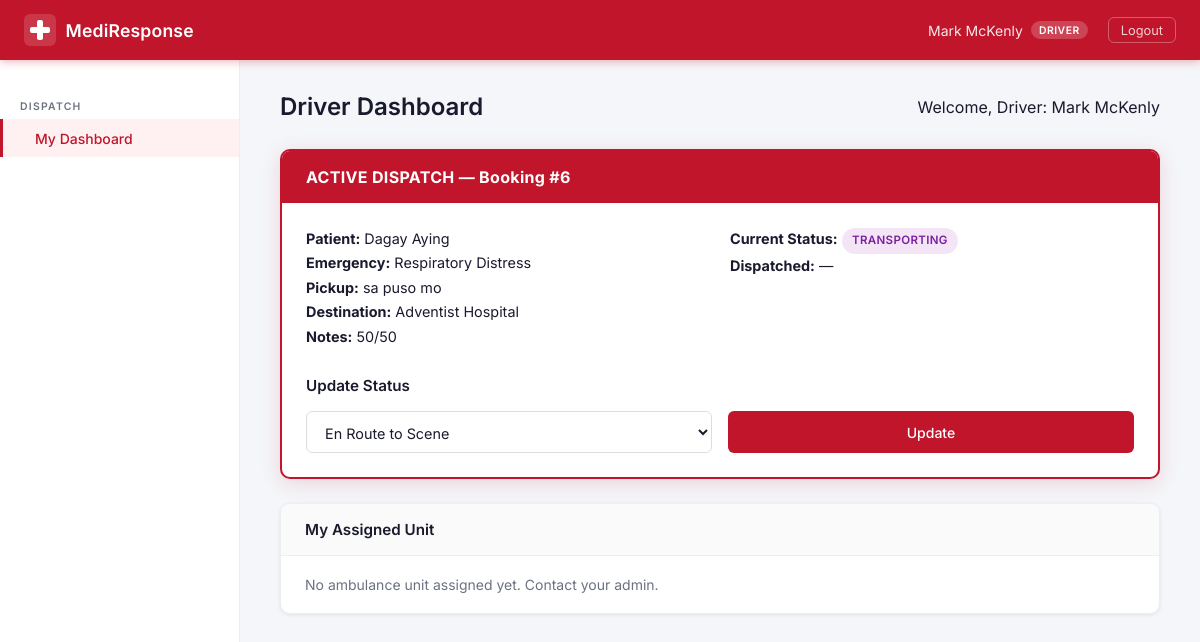
Page /driver/dashboard/ (signed in) on the committed database.
### booking/models.py (models this page shows, shortened)
class UserProfile(models.Model):
    ROLE_CHOICES = [
        ('admin', 'Admin'),
        ('patient', 'Patient'),
        ('driver', 'Driver'),
    ]
    user = models.OneToOneField(
        User,
        on_delete=models.CASCADE,   # If the user is deleted, delete the profile too
        related_name='profile'      # Access via: user.profile
    )
    role = models.CharField(max_length=20, choices=ROLE_CHOICES, default='patient')
    phone = models.CharField(max_length=20, blank=True)

class Driver(models.Model):
    user = models.OneToOneField(User, on_delete=models.CASCADE, related_name='driver_profile')
    license_number = models.CharField(max_length=50)
    contact_number = models.CharField(max_length=20)
    assigned_ambulance = models.OneToOneField(
        Ambulance,
        on_delete=models.SET_NULL,
        null=True,
        blank=True,
        related_name='assigned_driver'
    )
    is_available = models.BooleanField(default=True)
    def __str__(self):
        return f"Driver: {self.user.get_full_name() or self.user.username}"

class Booking(models.Model):
    STATUS_CHOICES = [
        ('pending', 'Pending'),
        ('dispatched', 'Dispatched'),
        ('en_route', 'En Route'),
        ('arrived', 'Arrived at Scene'),
        ('transporting', 'Transporting'),
        ('completed', 'Completed'),
        ('cancelled', 'Cancelled'),
    ]
    patient = models.ForeignKey(
        User,
        on_delete=models.CASCADE,
        related_name='bookings'
    )
    pickup_address = models.TextField()
    destination_hospital = models.CharField(max_length=200)
    emergency_type = models.ForeignKey(
        EmergencyType,
        on_delete=models.SET_NULL,
        null=True
    )
    notes = models.TextField(blank=True)
    status = models.CharField(max_length=20, choices=STATUS_CHOICES, default='pending')
    assigned_ambulance = models.ForeignKey(
        Ambulance,
        on_delete=models.SET_NULL,
        null=True,
        blank=True,
        related_name='bookings'
    )
    assigned_driver = models.ForeignKey(
        Driver,
        on_delete=models.SET_NULL,
        null=True,
        blank=True,
        related_name='bookings'
    )
    requested_time = models.DateTimeField(default=timezone.now)
    dispatched_time = models.DateTimeField(null=True, blank=True)
    completed_time = models.DateTimeField(null=True, blank=True)
    class Meta:
        ordering = ['-requested_time']  # Newest first

class EmergencyType(models.Model):
    name = models.CharField(max_length=100)
    description = models.TextField(blank=True)
    def __str__(self):
        return self.name

### booking/views.py (the view)
        def wrapper(request, *args, **kwargs):
            if not request.user.is_authenticated:
                return redirect('login')
            try:
                if request.user.profile.role == role or request.user.is_superuser:
                    return view_func(request, *args, **kwargs)
            except UserProfile.DoesNotExist:
                pass
            return redirect('forbidden')

### booking/forms.py
class DriverStatusForm(forms.Form):
    STATUS_CHOICES = [
        ('en_route', 'En Route to Scene'),
        ('arrived', 'Arrived at Scene'),
        ('transporting', 'Transporting Patient'),
        ('completed', 'Completed'),
    ]
    status = forms.ChoiceField(choices=STATUS_CHOICES)

### booking/views.py (called while the page is built)
def role_required(role):
    def decorator(view_func):
        def wrapper(request, *args, **kwargs):
            if not request.user.is_authenticated:
                return redirect('login')
            try:
                if request.user.profile.role == role or request.user.is_superuser:
                    return view_func(request, *args, **kwargs)
            except UserProfile.DoesNotExist:
                pass
            return redirect('forbidden')
        wrapper.__name__ = view_func.__name__
        return wrapper
    return decorator

@login_required
@role_required('driver')
def driver_dashboard(request):
    try:
        driver = request.user.driver_profile
    except Driver.DoesNotExist:
        messages.error(request, 'Driver profile not found. Contact admin.')
        return redirect('forbidden')
    active_booking = Booking.objects.filter(
        assigned_driver=driver
    ).exclude(status__in=['completed', 'cancelled']).first()
    form = DriverStatusForm()
    return render(request, 'booking/driver/dashboard.html', {
        'driver': driver,
        'active_booking': active_booking,
        'form': form,
    })

### templates/booking/driver/dashboard.html (shortened to what this page needs)
{% extends "base.html" %}
{% block content %}
<div class="page-header">
    <h1>Driver Dashboard</h1>
    <p>Welcome, {{ driver }}</p>
</div>
{% if active_booking %}
<div class="dispatch-alert">
    <div class="dispatch-alert__header">
        ACTIVE DISPATCH — Booking #{{ active_booking.pk }}
    </div>
    <div class="dispatch-alert__body">
        <div class="detail-grid">
            <div>
                <p><strong>Patient:</strong> {{ active_booking.patient.get_full_name|default:active_booking.patient.username }}</p>
                <p><strong>Emergency:</strong> {{ active_booking.emergency_type }}</p>
                <p><strong>Pickup:</strong> {{ active_booking.pickup_address }}</p>
                <p><strong>Destination:</strong> {{ active_booking.destination_hospital }}</p>
                {% if active_booking.notes %}<p><strong>Notes:</strong> {{ active_booking.notes }}</p>{% endif %}
            </div>
            <div>
                <p><strong>Current Status:</strong>
                    <span class="status-badge status-badge--{{ active_booking.status }}">
                        {{ active_booking.get_status_display }}
                    </span>
                </p>
                <p><strong>Dispatched:</strong> {{ active_booking.dispatched_time|date:"h:i A"|default:"—" }}</p>
            </div>
        </div>
        <div class="status-update-form" style="margin-top: 1.5rem;">
            <h3>Update Status</h3>
            <form method="post" action="{% url 'driver_update_status' active_booking.pk %}">
                <div class="form-row">
                    <div class="form-group">
                        {{ form.status }}
                    </div>
                    <button type="submit" class="btn btn--primary">Update</button>
                </div>
            </form>
        </div>
    </div>
</div>
{% else %}
<div class="empty-state">
    <div class="empty-state__icon">✅</div>
    <h2>No Active Dispatch</h2>
    <p>You currently have no assigned bookings. Stand by.</p>
</div>
{% endif %}
<div class="card" style="margin-top: 1.5rem;">
    <div class="card__header">My Assigned Unit</div>
    <div class="card__body">
        {% if driver.assigned_ambulance %}
        <div class="detail-row"><span>Unit Number</span><strong>{{ driver.assigned_ambulance.unit_number }}</strong></div>
        <div class="detail-row"><span>Plate</span><strong>{{ driver.assigned_ambulance.plate_number }}</strong></div>
        <div class="detail-row"><span>Type</span><strong>{{ driver.assigned_ambulance.get_ambulance_type_display }}</strong></div>
        <div class="detail-row"><span>Unit Status</span>
            <span class="status-badge status-badge--{{ driver.assigned_ambulance.status }}">
                {{ driver.assigned_ambulance.get_status_display }}
            </span>
        </div>
        {% else %}
        <p class="text-muted">No ambulance unit assigned yet. Contact your admin.</p>
        {% endif %}
    </div>
</div>
{% endblock %}

### templates/base.html (shortened to what this page needs)
{% load static %}
<!DOCTYPE html>
<html lang="en">
<head>
    <link rel="stylesheet" href="{% static 'css/style.css' %}">
</head>
<body>
{% if user.is_authenticated %}
<header class="topbar">
    <div class="topbar__left">
        <a href="{% url 'dashboard' %}" class="topbar__brand">
            <svg class="topbar__logo" viewBox="0 0 32 32" fill="none" xmlns="http://www.w3.org/2000/svg">
                <rect width="32" height="32" rx="6" fill="white" fill-opacity="0.15"/>
                <rect x="13" y="6" width="6" height="20" rx="2" fill="white"/>
                <rect x="6" y="13" width="20" height="6" rx="2" fill="white"/>
            </svg>
            <span class="topbar__name">MediResponse</span>
        </a>
    </div>
    <div class="topbar__right">
        <span class="topbar__user">
            {{ user.get_full_name|default:user.username }}
            {% if user.profile %}
            <span class="role-badge role-badge--{{ user.profile.role }}">{{ user.profile.role|capfirst }}</span>
            {% endif %}
        </span>
        <form method="post" action="{% url 'logout' %}" style="display:inline;">
    <button type="submit" class="topbar__logout">Logout</button>
</form>
    </div>
</header>
<div class="layout">
    <aside class="sidebar" id="sidebar">
        <nav class="sidebar__nav">
            {% if user.is_superuser or user.profile.role == 'admin' %}
            <p class="sidebar__section-label">Dispatch</p>
            <a href="{% url 'admin_dashboard' %}" class="sidebar__link {% if request.resolver_match.url_name == 'admin_dashboard' %}active{% endif %}">
                <span class="sidebar__icon"></span> Dashboard
            </a>
            <a href="{% url 'admin_bookings_list' %}" class="sidebar__link {% if 'bookings' in request.resolver_match.url_name %}active{% endif %}">
                <span class="sidebar__icon"></span> All Bookings
            </a>
            <p class="sidebar__section-label">Fleet</p>
            <a href="{% url 'admin_fleet' %}" class="sidebar__link {% if 'fleet' in request.resolver_match.url_name %}active{% endif %}">
                <span class="sidebar__icon"></span> Ambulance Fleet
            </a>
            <a href="{% url 'admin_drivers' %}" class="sidebar__link {% if request.resolver_match.url_name == 'admin_drivers' %}active{% endif %}">
                <span class="sidebar__icon"></span> Drivers
            </a>
            <p class="sidebar__section-label">Records</p>
            <a href="{% url 'admin_patients' %}" class="sidebar__link {% if request.resolver_match.url_name == 'admin_patients' %}active{% endif %}">
                <span class="sidebar__icon"></span> Patients
            </a>
            <a href="{% url 'admin_reports' %}" class="sidebar__link {% if request.resolver_match.url_name == 'admin_reports' %}active{% endif %}">
                <span class="sidebar__icon"></span> Reports
            </a>
            {% elif user.profile.role == 'driver' %}
            <p class="sidebar__section-label">Dispatch</p>
            <a href="{% url 'driver_dashboard' %}" class="sidebar__link {% if request.resolver_match.url_name == 'driver_dashboard' %}active{% endif %}">
                 My Dashboard
            </a>
            {% endif %}
        </nav>
    </aside>
    <main class="content">
        {% block content %}{% endblock %}
    </main>
</div>
{% else %}
<div class="auth-wrapper">
    {% block auth_content %}{% endblock %}
</div>
{% endif %}
</body>
</html>

### rows in the picture
Driver: user.last_name "Driver: Mark McKenly"
Booking: pk "6", patient.get_full_name "Dagay Aying", emergency_type "Respiratory Distress", pickup_address "sa puso mo", destination_hospital "Adventist Hospital", notes "50/50", status "TRANSPORTING", dispatched_time "—"

### other values in the picture
{{ user.get_full_name|default:user.username }} "Mark McKenly"
{{ user.profile.role|capfirst }} "DRIVER"
